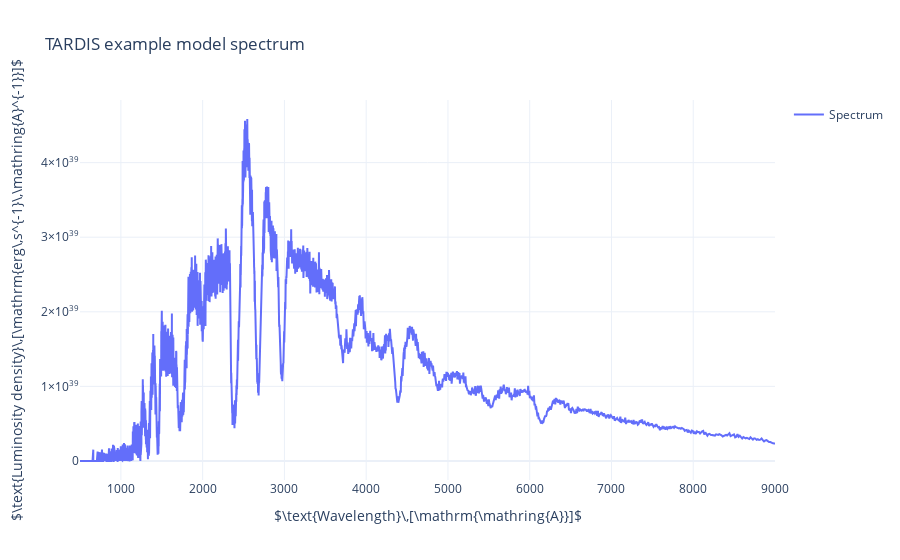

Source (notebook cell):
### Markdown cell above
Here, we use Plotly to create an interactive plot of the ***virtual packet spectrum*** generated by the TARDIS simulation.

### Code cell
import plotly.graph_objects as go

# Create a new figure for plotting the spectrum
fig = go.Figure()

# Plot the wavelength spectrum
fig.add_trace(
    go.Scatter(
        x=sim.spectrum_solver.spectrum_virtual_packets.wavelength,
        y=sim.spectrum_solver.spectrum_virtual_packets.luminosity_density_lambda,
        mode="lines",
        name="Spectrum"
    )
)

xlabel = pu.axis_label_in_latex("Wavelength", u.AA)
ylabel = pu.axis_label_in_latex(
    "Luminosity density", u.Unit("erg/(s AA)"), only_text=True
)
# Set title, labels, and template
fig.update_layout(
    title="TARDIS example model spectrum",
    xaxis_title=xlabel,
    yaxis_title=ylabel,
    xaxis_range=[500, 9000],
    showlegend=True,
    template="plotly_white"
)

# Display the plot
fig.show()

### Figure 1 — Plotly figure (JSON) as saved in the notebook; plotly's stock layout.template omitted (floating-point values rounded to 4 significant figures; data arrays with more than 128 entries replaced by an {"elided": "..."} marker saying what was removed)
{"data": [{"mode": "lines", "name": "Spectrum", "type": "scatter", "x": {"elided": "10000 float values"}, "y": {"elided": "10000 float values"}}], "layout": {"showlegend": true, "title": {"text": "TARDIS example model spectrum"}, "xaxis": {"range": [500, 9000], "title": {"text": "$\\text{Wavelength}\\,[\\mathrm{\\mathring{A}}]$"}}, "yaxis": {"title": {"text": "$\\text{Luminosity density}\\,[\\mathrm{erg\\,s^{-1}\\,\\mathring{A}^{-1}}]$"}}}}
